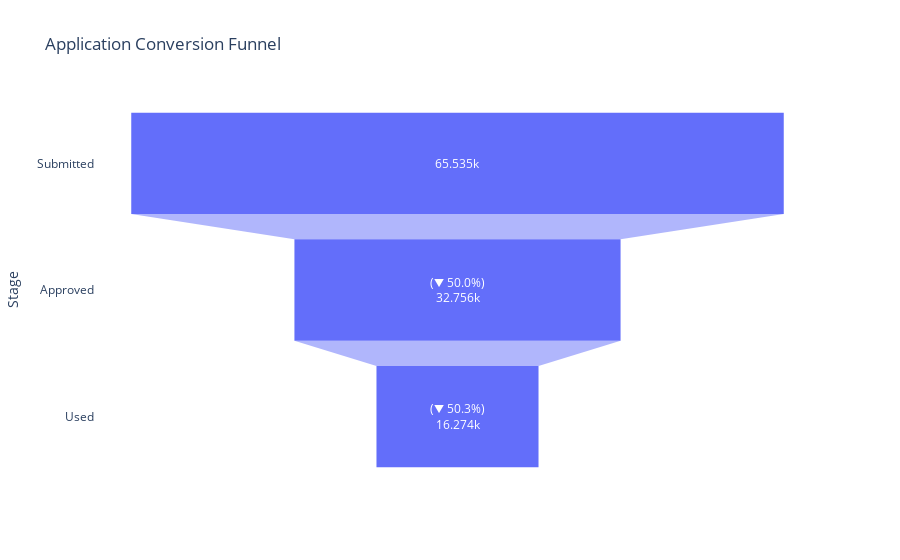

Notebook cell for this chart:
### Markdown cell above
### Question 5: Application Funnel

### Code cell
submitted = len(apps)
approved = apps["approved_date"].notna().sum()
used = (apps["dollars_used"]> 0).sum()
approvalDrop = 1 - approved/submitted
usedDrop = 1 - used/approved

funnel_df = pd.DataFrame({
    "Stage" : ["Submitted", "Approved", "Used"],
    "Application Count" : [submitted, approved, used],
    "Dropoff": [
        f"",
        f"(▼ {approvalDrop:.1%})",
        f"(▼ {usedDrop:.1%})"
    ]
})


fig = px.funnel(
    funnel_df,
    x="Application Count",
    y="Stage",
    text="Dropoff",
    title="Application Conversion Funnel"
)

fig.update_traces(textposition="inside")
fig.update_layout(template="plotly_white")

fig

### Figure 1 — Plotly figure (JSON) as saved in the notebook; plotly's stock layout.template omitted (floating-point values rounded to 4 significant figures)
{"data": [{"hovertemplate": "Application Count=%{x}<br>Stage=%{y}<br>Dropoff=%{text}<extra></extra>", "legendgroup": "", "marker": {"color": "#636efa"}, "name": "", "orientation": "h", "showlegend": false, "text": ["", "(▼ 50.0%)", "(▼ 50.3%)"], "textposition": "inside", "type": "funnel", "x": [65535, 32756, 16274], "xaxis": "x", "y": ["Submitted", "Approved", "Used"], "yaxis": "y"}], "layout": {"legend": {"tracegroupgap": 0}, "title": {"text": "Application Conversion Funnel"}, "xaxis": {"anchor": "y", "domain": [0, 1], "title": {"text": "Application Count"}}, "yaxis": {"anchor": "x", "domain": [0, 1], "title": {"text": "Stage"}}}}
